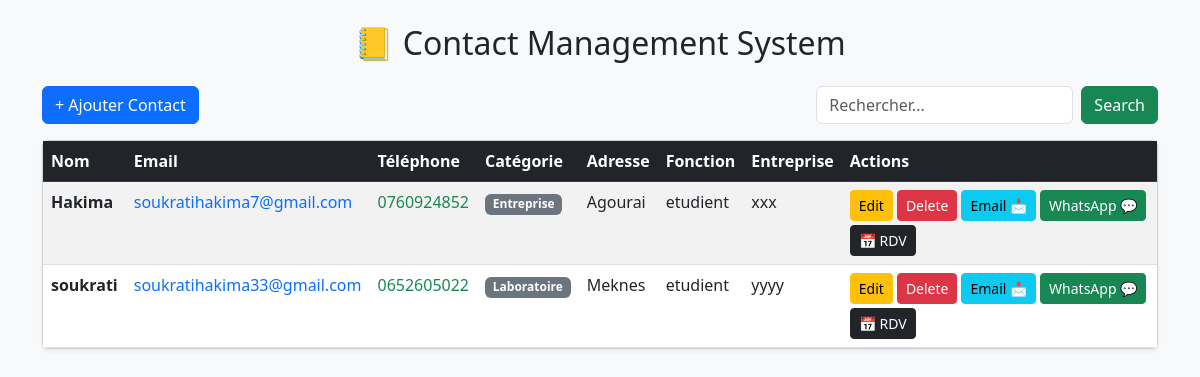
The page / on the database its author committed.
### tables this page shows
CREATE TABLE contacts (
        id INTEGER PRIMARY KEY AUTOINCREMENT,
        nom TEXT NOT NULL,
        email TEXT UNIQUE NOT NULL,
        telephone TEXT NOT NULL
    , categorie TEXT, adresse TEXT, fonction TEXT, entreprise TEXT);

### Partie 9/app.py (the view)
@app.route("/")
def index():
    contacts = ContactModel.get_all_contacts()
    return render_template("index.html", contacts=contacts)

### Partie 9/database.py (called while the page is built)
def get_connection():
    conn = sqlite3.connect(DB_NAME)
    conn.row_factory = sqlite3.Row
    return conn

### Partie 9/models.py (called while the page is built)
    @staticmethod
    def get_all_contacts():
        conn = get_connection()
        cursor = conn.cursor()
        cursor.execute("SELECT * FROM contacts ORDER BY nom")
        contacts = cursor.fetchall()
        conn.close()
        return contacts

### Partie 9/templates/index.html (shortened to what this page needs)
<!DOCTYPE html>
<html>
<head>
    <link href="https://cdn.jsdelivr.net/npm/bootstrap@5.3.0/dist/css/bootstrap.min.css" rel="stylesheet">
</head>
<body class="bg-light">
<div class="container mt-4">
    <h2 class="mb-4 text-center">📒 Contact Management System</h2>
    <div class="d-flex justify-content-between align-items-center mb-3">
        <div>
            <a href="/add" class="btn btn-primary">
                + Ajouter Contact
            </a>
        </div>
        <form action="/search" method="get" class="d-flex">
            <input type="text" name="q" class="form-control me-2" placeholder="Rechercher...">
            <button class="btn btn-success">Search</button>
        </form>
    </div>
    <div class="card shadow-sm">
        <div class="card-body p-0">
            <table class="table table-striped table-hover mb-0">
                <thead class="table-dark">
                    <tr>
                        <th>Nom</th>
                        <th>Email</th>
                        <th>Téléphone</th>
                        <th>Catégorie</th>
                        <th>Adresse</th>
                        <th>Fonction</th>
                        <th>Entreprise</th>
                        <th>Actions</th>
                    </tr>
                </thead>
                <tbody>
                    {% for c in contacts %}
                    <tr>
                        <td class="fw-bold">{{ c["nom"] }}</td>
                        <td class="text-primary">{{ c["email"] }}</td>
                        <td class="text-success">{{ c["telephone"] }}</td>
                        <td>
                            {% if c["categorie"] %}
                                <span class="badge bg-secondary">{{ c["categorie"] }}</span>
                            {% else %}
                                -
                            {% endif %}
                        </td>
                        <td>{{ c["adresse"] or "-" }}</td>
                        <td>{{ c["fonction"] or "-" }}</td>
                        <td>{{ c["entreprise"] or "-" }}</td>
                        <td>
                            <div class="d-flex gap-1 flex-wrap">
                                <a href="/edit/{{ c['id'] }}" class="btn btn-warning btn-sm">
                                    Edit
                                </a>
                                <a href="/delete/{{ c['id'] }}" class="btn btn-danger btn-sm"
                                   onclick="return confirm('Supprimer ce contact ?')">
                                    Delete
                                </a>
                                <a href="/send_email/{{ c['id'] }}" class="btn btn-info btn-sm">
                                    Email 📩
                                </a>
                                <a href="/send_whatsapp/{{ c['id'] }}" class="btn btn-success btn-sm">
                                    WhatsApp 💬
                                </a>
                                <a href="/rdv/{{ c['id'] }}" class="btn btn-dark btn-sm">
                                    📅 RDV
                                </a>
                            </div>
                        </td>
                    </tr>
                    {% endfor %}
                </tbody>
            </table>
        </div>
    </div>
</div>
</body>
</html>

### rows shown on the page
contacts: nom "Hakima", email "soukratihakima7@gmail.com", telephone "0760924852", categorie "Entreprise", adresse "Agourai", fonction "etudient", entreprise "xxx"
contacts: nom "soukrati", email "soukratihakima33@gmail.com", telephone "0652605022", categorie "Laboratoire", adresse "Meknes", fonction "etudient", entreprise "yyyy"
